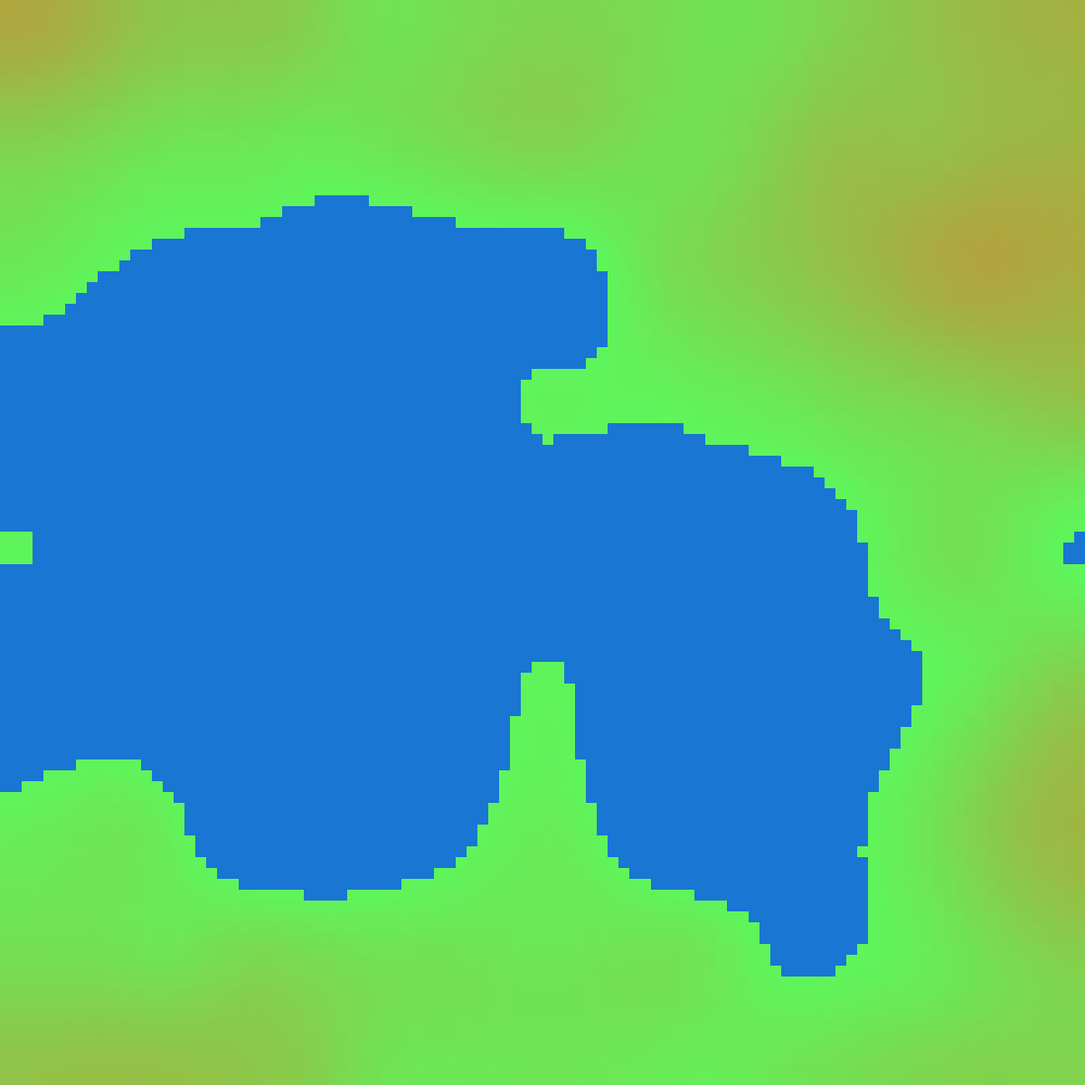
Frame 1 (no input)
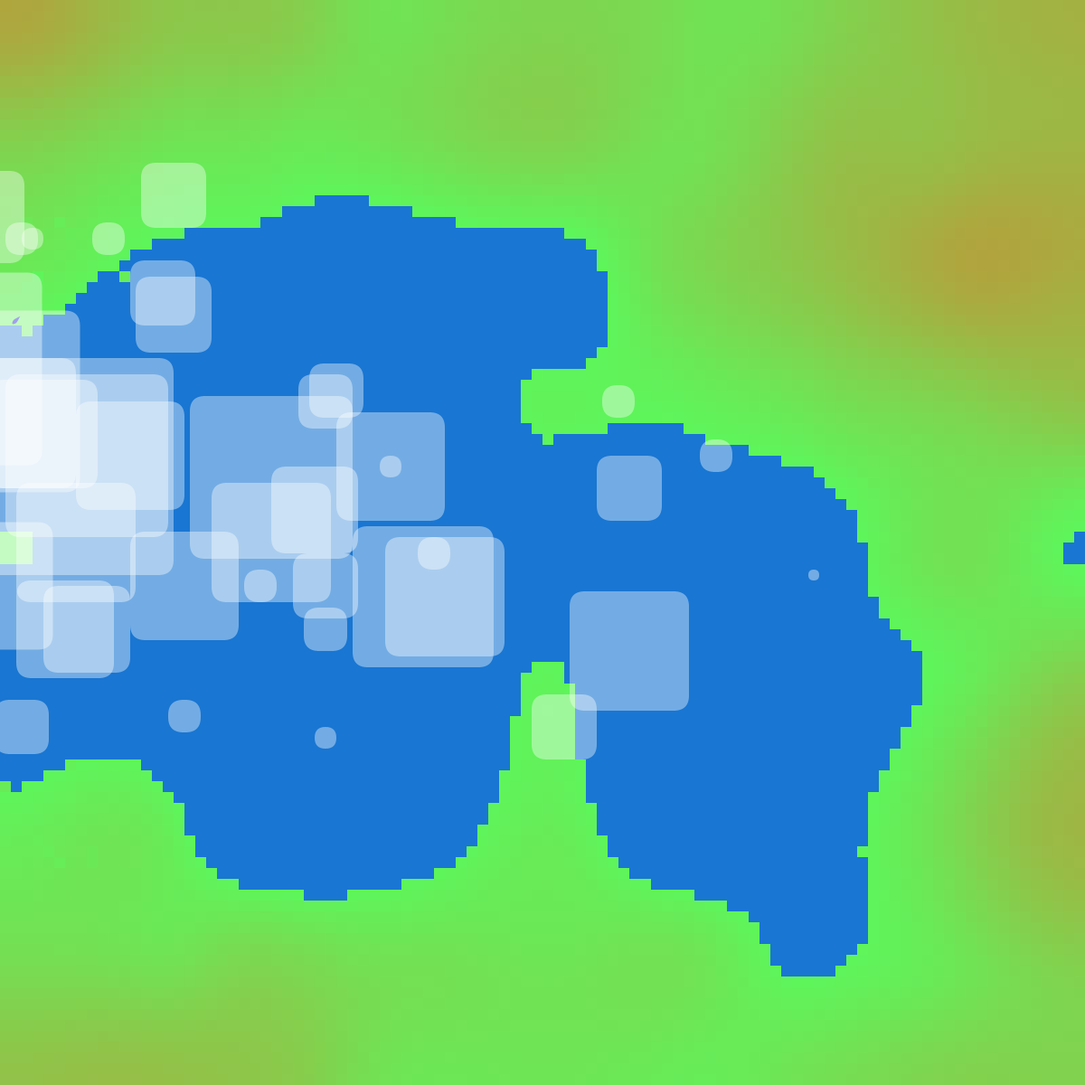
Frame 60 (the mouse pressed at the canvas centre just before this capture)
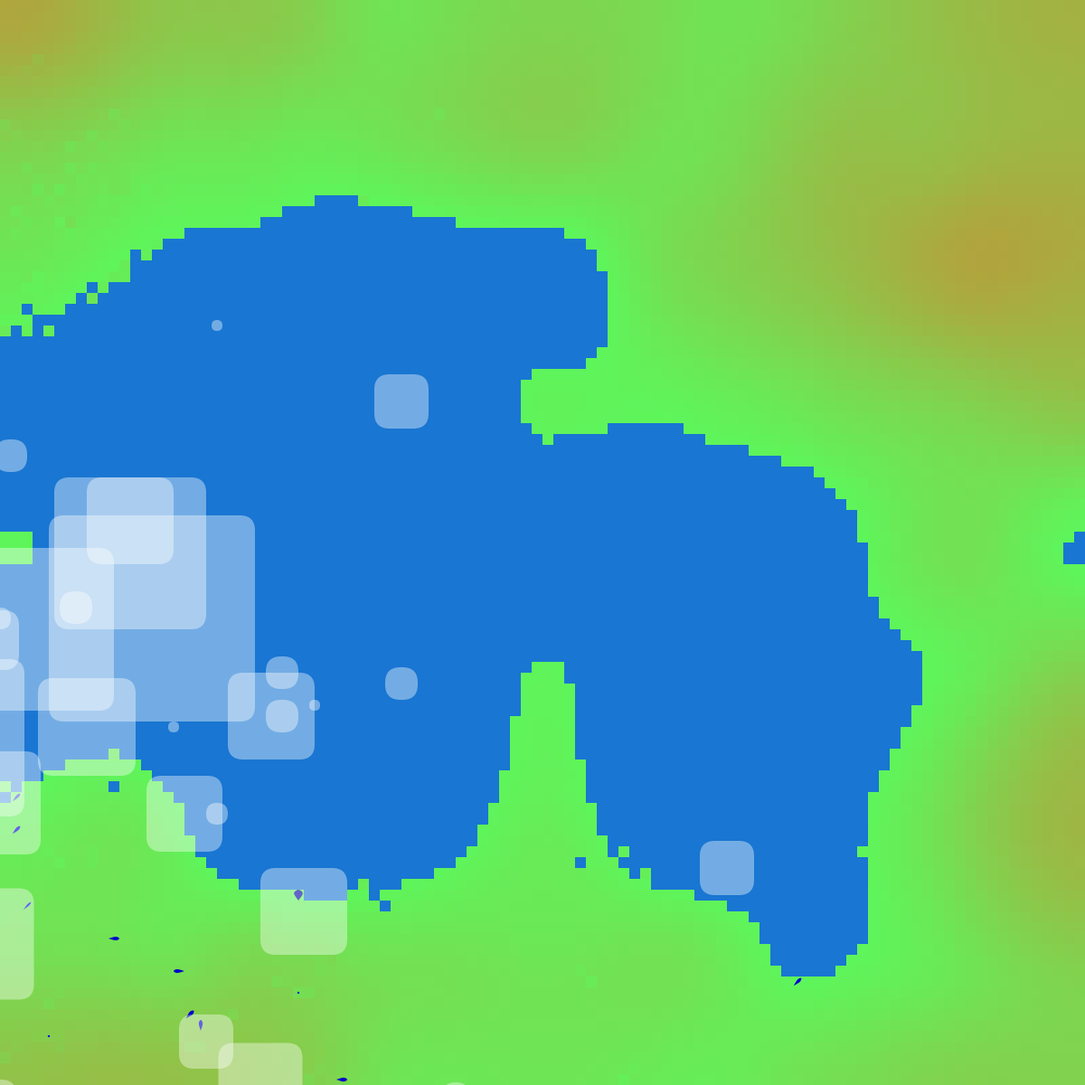
Frame 120 (the mouse held since frame 60 and released just before this capture)

The Processing sketch that drew these frames (run headless with seeded random() and noise(); from frame 60 on, the mouse is pressed at the canvas centre):

// Processing sketch: CellularAutomata
// ── CellularAutomata.pde
/*
TODO:
1. generate terrain
2. generate clouds
    2a. spawn clouds
    2b. blow with wind
3. clouds drop rain
    3a. clouds have a capacity which decreases as rain falls
    3b. clouds disappear when empty (possibly shrink as rainfall occurs)
4. rain actions
    4a. rain travels downhill with momentum
    4b. rain picks up sediment

Program Strcuture:
Terrain - global 2d array of finite user-defined size
          values are floats from 0 to 100, with water-level settable
Wind - global variable displayed by image in top left
Clouds - object in global list. containins water quantity, drawn in-line with the grid (can overlap)
         update has a chance to create a new water droplet, adding to global list of droplets
Water - object in global list. contains sediment and momentum, travel logic and stuff
*/

// USER DEFINED
int size = 100;            // number of squares to simulate (0, ~600]

float terrainScale = 0.02; // how small the terrain features are

float waterLevel = 0.3;     // at what point is water level [0, 1] with 0 being no water.
float temperature = 0.0002;    // the probability of a water tile making a cloud [0, 1];

float windChaos = 0.05;     // probability that the wind changes direction

// COLORS
color green = #5EF55B;
color orange = #FF5722;
color blue = #1976d2;

float[][] originalTerrain;
float[][] terrain;
float w;
ArrayList<Cloud> clouds;

// size by n array containing all the droplets at a particular x value, for quicker collision searching
ArrayList<ArrayList<Droplet>> droplets;

// only 45 degree angles
int wind;
PVector[] directions = {
    new PVector(0, 1),
    new PVector(1, 1),
    new PVector(1, 0),
    new PVector(1, -1),
    new PVector(0, -1),
    new PVector(-1, -1),
    new PVector(-1, 0),
    new PVector(-1, 1)
};

void setup() {
    // configure the noise
    noiseDetail(3, 0.5);

    size(1200, 1200);
    frameRate(30);
    noStroke();

    w = width/size;

    setupTerrain();
}

void draw() {
    // change the wind directions
    if (random(1) < windChaos) {
        // randomly either add or subtract one from the wind direction, to create an adjacent angle
        wind += round(random(1))*2 - 1; 

        // don't let it overflow
        if (wind == -1) wind = directions.length-1;
        wind = wind%directions.length;
    }

    // draw all terrain squares
    rectMode(CORNER);
    for (int x = 0; x < size; x++) {
        for (int y = 0; y < size; y++) {
            // color differently based off altitude (height) of terrain
            float altitude = terrain[x][y];

            // if below the water level, make it blue, otherwise green though orange to represent height
            if (altitude <= waterLevel) fill(blue);
            else fill(lerpColor(green, orange, map(altitude, waterLevel, 1, 0, 1)));

            // draw in the square
            square(x*w, y*w, w);

            // random chance to make a cloud
            if (altitude <= waterLevel && random(1) < temperature) {
                // find the approximate minimum distance to land by looping in each cardinal directions
                int minDistance = size;
                for (PVector d : directions) {
                    PVector location = new PVector(x, y); 
                    int distance = 0;
                    try {
                        while(terrain[int(location.x)][int(location.y)] <= waterLevel) {
                            distance++;
                            location.add(d);
                        }
                    } catch (IndexOutOfBoundsException e) {}

                    if (distance < minDistance) minDistance = distance;
                }

                // TUNE: how big to make the clouds
                float content = minDistance;
                
                clouds.add(new Cloud(x, y, content));
            }
        }
    }

    // update all clouds first, backwords looping cause they can delete themselves
    // this spawns droplets but won't draw the clouds yet
    for (int i = clouds.size()-1; i >= 0; i--) {
        clouds.get(i).update();
    }

    int dropletCount = 0;
    // update every droplet at every x value
    for (int x = 0; x < size; x++) {
        for (int i = droplets.get(x).size()-1; i >= 0; i--) {
            Droplet droplet = droplets.get(x).get(i);
            // if it hasn't already been updated, update it again
            if (!droplet.updated) {
                droplet.update();
                dropletCount++;
            }
        }
    }

    // draw the clouds on top of everything
    for (Cloud cloud : clouds) cloud.draw();

    // reset the updated flag for next draw cycle
    for (int x = 0; x < size; x++) {
        for (int i = 0; i < droplets.get(x).size(); i++) {
            droplets.get(x).get(i).updated = false;
        }
    }
}

void setupTerrain() {
    wind = int(random(directions.length));

    terrain = new float[size][size];
    noiseSeed(millis());

    for (int x = 0; x < size; x++) {
        for (int y = 0; y < size; y++) {
            // add the noise from to separate noise slices, first small scale second large scale
            terrain[x][y] = noise(x*terrainScale, y*terrainScale);
        }
    }

    // might not work
    originalTerrain = terrain;

    clouds = new ArrayList<Cloud>();
    
    droplets = new ArrayList<ArrayList<Droplet>>();
    for (int i = 0; i < size; i++) {
        droplets.add(new ArrayList<Droplet>());
    }
}

void keyPressed() {
    if (key == 'r') {
        setupTerrain();
    }
}
// ── water.pde
class Cloud {
    float content;
    int x;
    int y;
    int age;

    Cloud(int x,int y, float content) {
        this.x = x;
        this.y = y;
        this.content = content;
        age = 0;
    }

    void update() {
        if (content <= 0) clouds.remove(this);

        age++;

        x += directions[wind].x;
        y += directions[wind].y;

        if (x < 0 || y < 0 || size <= x || size <= y) {
            // D: if it's oob, get smaller
            content -= 0.25;
        } else {        
            // TUNE: rain probability and age effect, seems fine but could drop multiple
            while (content >= 1 && random(1) < (terrain[x][y] - waterLevel)*age/30) rain();
        }
    }

    void draw() {
        // draw the cloud
        rectMode(CENTER);
        fill(255, 100);

        // TUNE: size of cloud relative to content
        rect(x*w, y*w, w*content, w*content, w*sqrt(2));
    }

    // create a droplet somewhere under the cloud (but on the terrain), with a momentum of 1
    void rain() {
        int newx = max(0, min(round(random(x-content/2, x+content/2)), size-1));
        int newy = max(0, min(round(random(y-content/2, y+content/2)), size-1));

        droplets.get(newx).add(new Droplet(newx, newy, 1));

        content--;
    }
}

class Droplet {
    // there should only be one droplet per square
    int x;
    int y;

    // momentum is split into two parts, a magnitude and a cardinal direction. this just makes stuff easier
    float momentum;
    PVector direction;

    // how much dirt/rock the droplet carries
    float sediment;

    // stores whether or not this droplet has been updated this frame
    // this is necessary because they move around within the update list, while updating
    boolean updated;

    Droplet(int x, int y, float content) {
        this.x = x;
        this.y = y;

        momentum = content;
        direction = new PVector(0, 0); // don't start with a direction
        
        sediment = 0;

        updated = false;
    }

    void update() {
        updated = true;

        float altitude = terrain[x][y];

        // pick up material from the ground
        // https://www.desmos.com/calculator/sbrme4joy4
        float depth = originalTerrain[x][y] - altitude;
        float material = 0.4*sqrt(momentum)/pow(depth + 1.5, 6);
        float materialCapacity = sqrt(momentum) / 20;

        // if it tries to pick up too much, pick up exactly maximum amount
        if (material + sediment > materialCapacity) {
            // don't let it pick up negative material
            material = max(materialCapacity - sediment, 0);
        }

        sediment += material;
        terrain[x][y] -= material;

        // each number represents the probability of that index in the global array `directions` being chosen as the offset to the new position. this will be normalized to sum to 1
        float[] probabilities = {0, 0, 0, 0, 0, 0, 0, 0};

        // rolling sum for later normalization
        float probSum = 0;

        // add weighting to probabilities based off which square has the greatest drop, with any downhill square being possible
        for (int i = 0; i < directions.length; i++) {
            PVector d = directions[i];

            // add a probability proportional to the square of the drop, make the lowest square most likely
            try {
                float newAlt = terrain[int(x + d.x)][int(y+d.y)];
                
                float altDiff = altitude - newAlt;

                // if this is where the momentum is pushing the droplet, only downhill
                // this could be cleaner but it works
                if (d.heading() == direction.heading() && direction.mag() != 0) {
                    // TUNE: momentum effect
                    // https://www.desmos.com/calculator/ol5cjjdk7b
                    probabilities[i] = 0.05/(1+1/momentum) + altDiff;

                    // don't let it assign a negative probability
                    if (probabilities[i] < 0) probabilities[i] = 0;

                    probSum += probabilities[i];

                // otherwise if it's downhill
                } else if (altDiff > 0) {
                    probabilities[i] += altDiff;
                    probSum += probabilities[i];
                }
            } catch (IndexOutOfBoundsException e) {}
        }

        if (probSum == 0) {
            direction = new PVector(0, 0);
        } else {
            for (int i = 0; i < probabilities.length; i++) {
                probabilities[i] = probabilities[i]/probSum;
            }

            // randomly chose a direction to move in
            float rand = random(1);
            for (int i = 0; i < probabilities.length; i++) {
                rand -= probabilities[i];
                
                if (rand <= 0) {
                    // TUNE: greatly reduce momentum on sharp turns
                    if (PVector.angleBetween(direction, directions[i]) >= 3*PI/4) momentum /= 2;

                    direction = directions[i];
                    break;
                }
            }
        }

        int oldx = x;
        x += direction.x;
        y += direction.y;


        // remove the droplet from the old x position
        droplets.get(oldx).remove(this);

        // if it's hit water level, just remove the droplet
        if (terrain[x][y] <= waterLevel) {
            terrain[x][y] += sediment;
            return;
        }

        // check if it's intersecting with another droplet
        Droplet intersecting = null;
        for (Droplet droplet : droplets.get(x)) {
            if (droplet != this && droplet.y == y) {
                intersecting = droplet;
                break;
            }
        }

        // if it did intersect with something
        if (intersecting != null) {
            // keep the direction of the droplet with highest momentum
            if (momentum > intersecting.momentum) {
                intersecting.direction = direction;
            }

            // combine the momentums and material content
            intersecting.momentum += momentum;
            intersecting.sediment += sediment;

            return;
        }

        // TUNE: momentum dampening
        momentum -= 0.02;

        // TUNE: raise momentum going downhill
        momentum += (altitude - terrain[x][y])/5;

        // put material back down on the ground (similar to above, but not worth making into a function)
        float newMaterialCapacity = sqrt(momentum) / 20;

        // if it has too much, drop exactly to max amount
        if (sediment > newMaterialCapacity) {
            terrain[x][y] += sediment - newMaterialCapacity;
            sediment = newMaterialCapacity;
        }

        // if momentum has fallen to 0 remove the droplet
        // TODO: deposit material on ground
        if (momentum <= 0) return;

        droplets.get(x).add(this);
        draw();
    }

    void draw() {
        // https://www.desmos.com/calculator/0rxocd2kcz
        // modified sigmoid function, approaches no difference as content => +infinity
        // i just like sigmoids, they're handy and robust
        float scaleMod = 1/(1+pow(2.71828, 1.5-momentum));

        fill(sediment*10, sediment*10, 255/pow(sediment+1, 5));
        
        // if there is no matching direction draw circle
        if (direction.mag() == 0) {
            circle(w*(x+0.5), w*(y+0.5), scaleMod*w);

        // otherwise draw a roughly teardrop shape
        } else {
            pushMatrix();

            // center the origin on the middle of the square in question
            translate(w*(x+0.5), w*(y+0.5));
            
            // rotate in the appropriate direction
            rotate(direction.heading() - PI/2);

            // scale only the width
            scale(scaleMod, 1);

            beginShape();
            curveVertex(0, -w/2);
            curveVertex(0, -w/2);

            curveVertex(-w/2, w/6);
            curveVertex(0, w/2);
            curveVertex(w/2, w/6);
            
            curveVertex(0, -w/2);
            curveVertex(0, -w/2);
            endShape();

            popMatrix();
        }
    }
}
